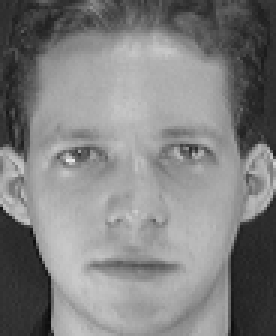
#> input picture attdb/s1/1.pgm, 92 x 112 px (shown 3 times larger); its folder holds only this picture in this run
$ jupyter execute --allow-errors attack1_frr.ipynb
#> lines starting #> are read from the running program, lines starting #| are printed output that depends on the picture
#> further down, enrollment_img is the input picture: shape (112, 92); min 11, max 234, mean 128.3
Attack 1 - False Negatives. Takes about 7 mins to run

[cell 1]
import os
import cv2
import csv
import numpy as np
from deepface import DeepFace


# ============================================================
# 1. EXPERIMENT CONFIGURATION
# ============================================================

# Location of the ORL database.
DATABASE = "attdb"

# Number of subjects in the ORL database.
NUM_SUBJECTS = 40

# Recognition model used for every comparison.
MODEL_NAME = "Facenet"

# Set a random seed so Gaussian noise experiments are reproducible.
rng = np.random.default_rng(42)

# Store every individual comparison here.
trial_results = []

# Store the overall results for each modification.
summary_results = []


# ============================================================
# 2. DEFINE THE MODIFICATIONS TO TEST
# ============================================================

# Each modification has multiple intensity levels.
# The baseline uses the original, unmodified authentication image.

conditions = [
    ("Baseline", "none", None),

    # Brightness: multiply pixel values by the given factor.
    ("Brightness 80%", "brightness", 0.8),
    ("Brightness 60%", "brightness", 0.6),
    ("Brightness 40%", "brightness", 0.4),

    # Blur: progressively increase the Gaussian blur kernel.
    ("Blur 3", "blur", 3),
    ("Blur 5", "blur", 5),
    ("Blur 9", "blur", 9),

    # Noise: standard deviation of the random pixel noise.
    ("Noise 5", "noise", 5),
    ("Noise 15", "noise", 15),
    ("Noise 30", "noise", 30),

    # Occlusion: percentage of image width covered around the eye region.
    ("Occlusion 25%", "occlusion", 0.25),
    ("Occlusion 50%", "occlusion", 0.50),
    ("Occlusion 75%", "occlusion", 0.75),

    # Rotation: degrees clockwise.
    ("Rotation 5", "rotation", 5),
    ("Rotation 10", "rotation", 10),
    ("Rotation 20", "rotation", 20)
]


# ============================================================
# 3. IMAGE MODIFICATION FUNCTION
# ============================================================

# Applies one modification to an authentication image.
# The original enrollment image is never modified.

# [71 lines left out: function modify_image, not called in this run]


# ============================================================
# 4. RUN THE EXPERIMENT
# ============================================================

# Each subject has 10 images.
# Image 1 is used for enrollment.
# Images 2-10 are used for authentication attempts.

#> (the rest of this cell did not finish here and is left out)

Attack 1 - False negatives on Yale DB - takes about 3 mins to run

[cell 2]
import os
import cv2
import csv
import numpy as np
from deepface import DeepFace


# ============================================================
# 1. EXPERIMENT CONFIGURATION
# ============================================================

# Location of the Yale database.
DATABASE = "yaledb"

# Recognition model used for every comparison.
MODEL_NAME = "Facenet"

# Set a random seed so Gaussian noise experiments are reproducible.
rng = np.random.default_rng(42)

# Store every individual comparison here.
trial_results = []

# Store the overall results for each modification.
summary_results = []


# ============================================================
# 2. DEFINE THE MODIFICATIONS TO TEST
# ============================================================

# Each modification has multiple intensity levels.
# The baseline uses the original, unmodified authentication image.

conditions = [
    ("Baseline", "none", None),

    # Brightness: multiply pixel values by the given factor.
    ("Brightness 80%", "brightness", 0.8),
    ("Brightness 60%", "brightness", 0.6),
    ("Brightness 40%", "brightness", 0.4),

    # Blur: progressively increase the Gaussian blur kernel.
    ("Blur 3", "blur", 3),
    ("Blur 5", "blur", 5),
    ("Blur 9", "blur", 9),

    # Noise: standard deviation of the random pixel noise.
    ("Noise 5", "noise", 5),
    ("Noise 15", "noise", 15),
    ("Noise 30", "noise", 30),

    # Occlusion: percentage of image width covered around the eye region.
    ("Occlusion 25%", "occlusion", 0.25),
    ("Occlusion 50%", "occlusion", 0.50),
    ("Occlusion 75%", "occlusion", 0.75),

    # Rotation: degrees clockwise.
    ("Rotation 5", "rotation", 5),
    ("Rotation 10", "rotation", 10),
    ("Rotation 20", "rotation", 20)
]


# ============================================================
# 3. IMAGE MODIFICATION FUNCTION
# ============================================================

# Applies one modification to an authentication image.
# The original enrollment image is never modified.

# [71 lines left out: function modify_image, not called in this run]


# ============================================================
# 4. GROUP IMAGES BY SUBJECT
# ============================================================

subjects = {}

# Read every image in the Yale database.
#> (the rest of this cell did not finish here and is left out)

Yale example of what each factor is actually visually doing to the image

[cell 3]
import os
import cv2
import numpy as np
import matplotlib.pyplot as plt

# Folder containing the Yale face dataset
DATABASE = "yaledb"

# Choose which subject you want to examine
SUBJECT = "subject02"

# Random generator so the noise examples stay consistent
rng = np.random.default_rng(42)


# Apply one modification to an image
# [53 lines left out: function modify_image, not called in this run]


# Define all image modifications and their intensity values
conditions = [
    ("Original", "none", None),

    ("Brightness 40%", "brightness", 0.40),
    ("Brightness 60%", "brightness", 0.60),
    ("Brightness 80%", "brightness", 0.80),

    ("Blur 3", "blur", 3),
    ("Blur 5", "blur", 5),
    ("Blur 9", "blur", 9),

    ("Noise 5", "noise", 5),
    ("Noise 15", "noise", 15),
    ("Noise 30", "noise", 30),

    ("Occlusion 25%", "occlusion", 0.25),
    ("Occlusion 50%", "occlusion", 0.50),
    ("Occlusion 75%", "occlusion", 0.75),

    ("Rotation 5 degrees", "rotation", 5),
    ("Rotation 10 degrees", "rotation", 10),
    ("Rotation 20 degrees", "rotation", 20)
]


# Find all images belonging to the selected subject
#> (the rest of this cell did not finish here and is left out)

ATT example of what each factor is actually visually doing to the image

[cell 4]
import os
import cv2
import numpy as np
import matplotlib.pyplot as plt

# Folder containing the AT&T face dataset
DATABASE = "attdb"

# Choose which subject you want to examine (s1 through s40)
SUBJECT = "s25"

# Random generator so the noise examples stay consistent
rng = np.random.default_rng(42)


# Apply one modification to an image
# [53 lines left out: function modify_image, not called in this run]


# Define all image modifications and their intensity values
conditions = [
    ("Original", "none", None),

    ("Brightness 40%", "brightness", 0.40),
    ("Brightness 60%", "brightness", 0.60),
    ("Brightness 80%", "brightness", 0.80),

    ("Blur 3", "blur", 3),
    ("Blur 5", "blur", 5),
    ("Blur 9", "blur", 9),

    ("Noise 5", "noise", 5),
    ("Noise 15", "noise", 15),
    ("Noise 30", "noise", 30),

    ("Occlusion 25%", "occlusion", 0.25),
    ("Occlusion 50%", "occlusion", 0.50),
    ("Occlusion 75%", "occlusion", 0.75),

    ("Rotation 5 degrees", "rotation", 5),
    ("Rotation 10 degrees", "rotation", 10),
    ("Rotation 20 degrees", "rotation", 20)
]


# Find all images belonging to the selected subject
subject_folder = os.path.join(DATABASE, SUBJECT)

#> (the rest of this cell did not finish here and is left out)

Visualizations of the summaries

[cell 5]
import pandas as pd
import matplotlib.pyplot as plt
import numpy as np

# Load the summary CSV files for both datasets
yale = pd.read_csv("summary_results_yale.csv")
#> (reads summary_results_yale.csv from the repository)
att = pd.read_csv("summary_results_att.csv")
#> (reads summary_results_att.csv from the repository)


# Keep the conditions in a consistent order across both datasets
condition_order = [
    "Baseline",
    "Brightness 80%",
    "Brightness 60%",
    "Brightness 40%",
    "Blur 3",
    "Blur 5",
    "Blur 9",
    "Noise 5",
    "Noise 15",
    "Noise 30",
    "Occlusion 25%",
    "Occlusion 50%",
    "Occlusion 75%",
    "Rotation 5",
    "Rotation 10",
    "Rotation 20"
]

# Reorder the rows so matching conditions appear together
yale = yale.set_index("condition").reindex(condition_order)
att = att.set_index("condition").reindex(condition_order)

# Get the FRR values from each dataset
yale_frr = yale["FRR"]
att_frr = att["FRR"]


# --------------------------------------------------
# GRAPH 1: Compare FRR between Yale and AT&T
# --------------------------------------------------

# Set up the positions of the bars
x = np.arange(len(condition_order))
bar_width = 0.35

plt.figure(figsize=(16, 7))

# Create one bar for each dataset at every condition
plt.bar(
    x - bar_width / 2,
    yale_frr,
    bar_width,
    label="Yale"
)

plt.bar(
    x + bar_width / 2,
    att_frr,
    bar_width,
    label="AT&T"
)

# Add labels and formatting
plt.title("False Rejection Rate: Yale vs. AT&T", fontsize=16)
plt.xlabel("Image Modification", fontsize=12)
plt.ylabel("False Rejection Rate (%)", fontsize=12)

plt.xticks(x, condition_order, rotation=45, ha="right")
plt.ylim(0, 100)

plt.legend()
plt.grid(axis="y", linestyle="--", alpha=0.5)

plt.tight_layout()
plt.savefig("frr_comparison.png", dpi=300)
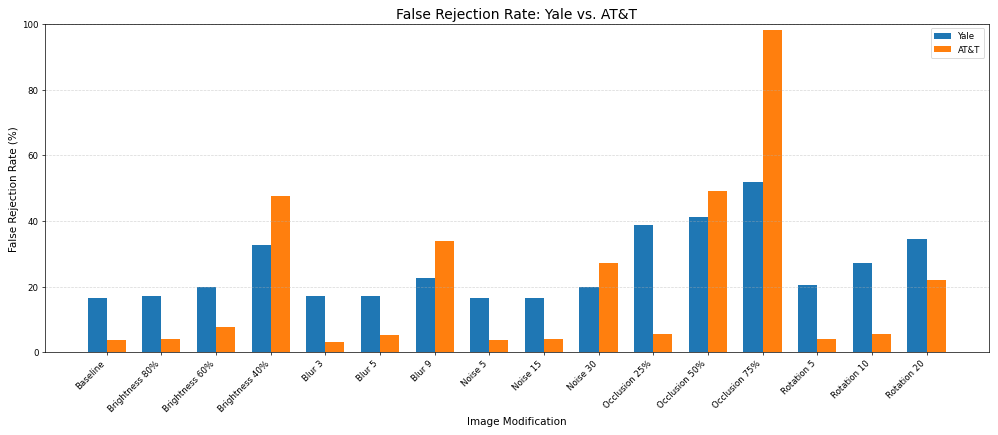
#> figure drawn by matplotlib, 1 panel; tallest bar 52 high, from x = 11.65 to 12; tallest bar 98.06 high, from x = 12 to 12.35
plt.show()


# --------------------------------------------------
# GRAPH 2: Increase in FRR Compared to Baseline
# --------------------------------------------------

# Calculate how much FRR increased from each dataset's baseline
yale_baseline = yale_frr["Baseline"]
att_baseline = att_frr["Baseline"]

yale_change = yale_frr - yale_baseline
att_change = att_frr - att_baseline

plt.figure(figsize=(16, 7))

# Create grouped bars for the change in FRR
plt.bar(
    x - bar_width / 2,
    yale_change,
    bar_width,
    label="Yale"
)

plt.bar(
    x + bar_width / 2,
    att_change,
    bar_width,
    label="AT&T"
)

# Add a horizontal line at zero to represent baseline performance
plt.axhline(y=0, linestyle="--", linewidth=1)

# Add labels and formatting
plt.title("Change in False Rejection Rate Compared to Baseline", fontsize=16)
plt.xlabel("Image Modification", fontsize=12)
plt.ylabel("Change in FRR (Percentage Points)", fontsize=12)

plt.xticks(x, condition_order, rotation=45, ha="right")

plt.legend()
plt.grid(axis="y", linestyle="--", alpha=0.5)

plt.tight_layout()
plt.savefig("frr_change_comparison.png", dpi=300)
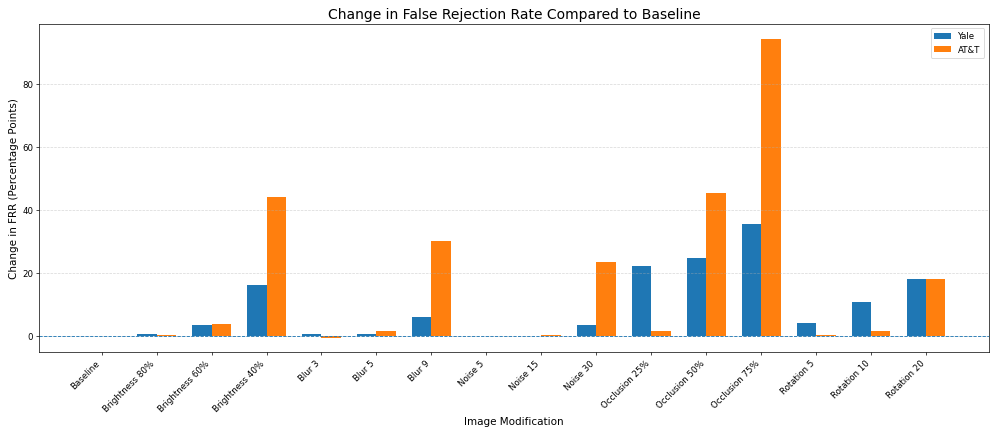
#> figure drawn by matplotlib, 1 panel; tallest bar 35.33 high, from x = 11.65 to 12; tallest bar 94.17 high, from x = 12 to 12.35
plt.show()
